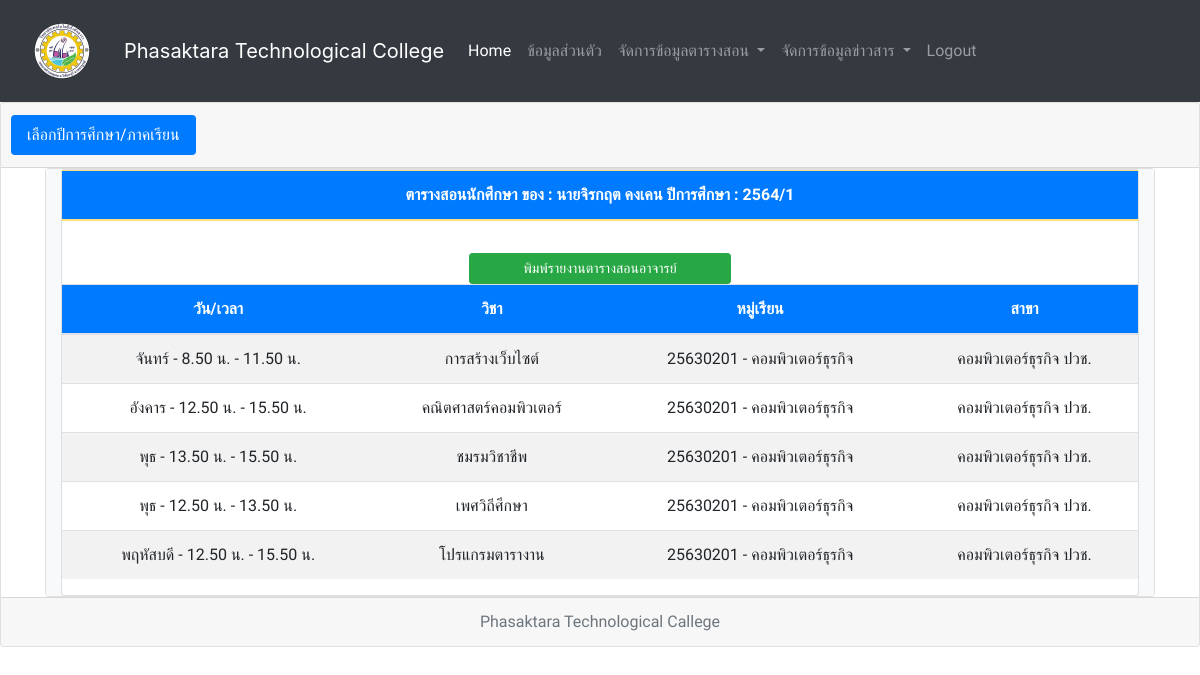
Page /show_classroom_teacher.php?y_id=1&t_id=5 (signed in) on the earlier database version.
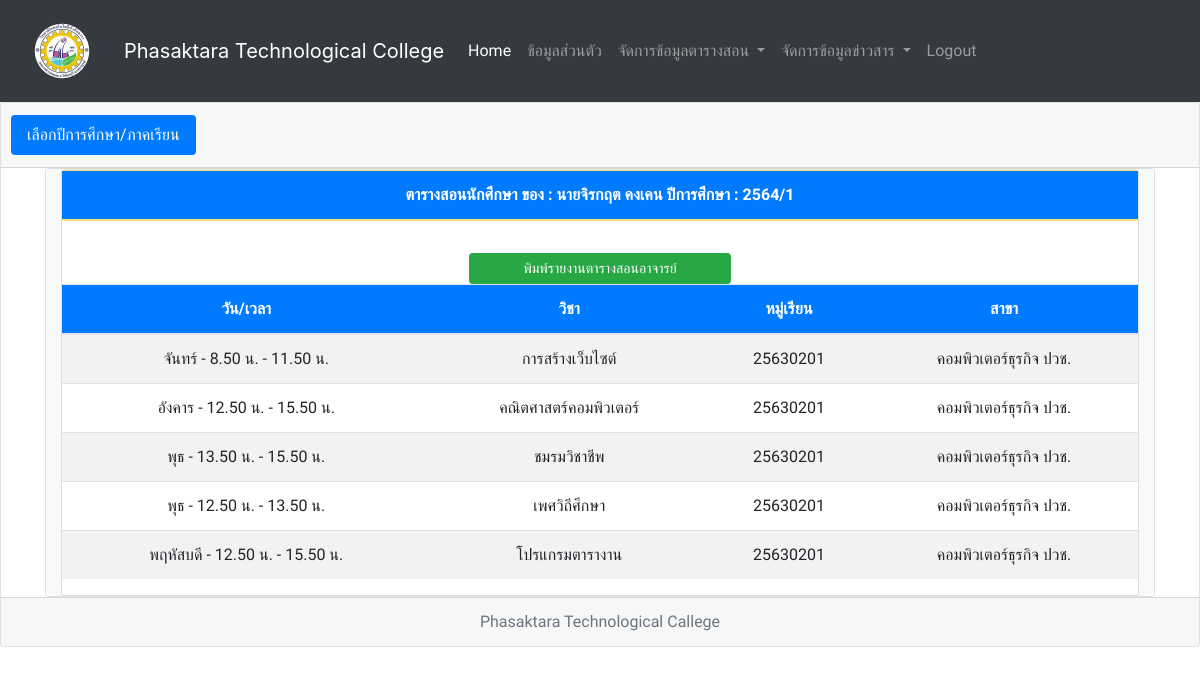
Same page on the later database version.
### tables this page shows
CREATE TABLE `classroom` (
  `classroom_id` int(11) NOT NULL,
  `class_id` int(11) NOT NULL,
  `c_id` smallint(6) NOT NULL,
  `y_id` tinyint(4) NOT NULL,
  `t_id` tinyint(4) NOT NULL,
  `day_id` char(1) NOT NULL,
  `time_id` tinyint(4) NOT NULL,
  `classroom_st` char(1) NOT NULL
);

CREATE TABLE `class` (
  `class_id` int(11) NOT NULL,
  `class_name` varchar(50) NOT NULL,
  `b_id` tinyint(4) NOT NULL
);

CREATE TABLE `day` (
  `day_id` tinyint(4) NOT NULL,
  `day_name` varchar(10) NOT NULL
);

CREATE TABLE `time` (
  `time_id` tinyint(4) NOT NULL,
  `time_name` varchar(20) NOT NULL
);

CREATE TABLE `course` (
  `c_id` tinyint(4) NOT NULL,
  `c_num` varchar(20) NOT NULL,
  `c_name` varchar(100) NOT NULL,
  `c_credit` int(11) NOT NULL,
  `c_ot` varchar(500) NOT NULL,
  `c_status` char(1) NOT NULL
);

CREATE TABLE `branch` (
  `b_id` tinyint(4) NOT NULL,
  `b_name` varchar(50) NOT NULL,
  `d_id` tinyint(4) NOT NULL
);

### show_classroom_teacher.php (the view, shortened to what this page needs)
<?php
if(isset($_SESSION["valid_uname"]) && isset($_SESSION["valid_pwd"]) && isset($_SESSION["userlevel"])){
include "connect.php";
$valid_status = $_SESSION["userlevel"];
$valid_username = $_SESSION["valid_uname"];
if ($valid_status == '1') {
  include "include/head_menu_teacher.php";
}
  $y_id = $_GET['y_id'];
  	$sql = "SELECT *
			FROM classroom as classroom
				inner join class as class on (classroom.class_id = class.class_id)
				inner join teacher as teacher on (classroom.t_id = teacher.t_id)
				inner join year as year on (classroom.y_id = year.y_id)
							WHERE teacher.t_username = '$valid_username' AND classroom.y_id = '$y_id'";
$result = mysqli_query($conn, $sql)
  or die("3.ไม่สามารถประมวลผลคำสั่งได้") . mysqli_error();
$rs = mysqli_fetch_array($result)
?>
<div class="card text-center">
  <div class="card-header">
    <ul class="nav nav-pills card-header-pills">
      	<li class="nav-item">
        <a class="nav-link active" href="showclassroom_teacher.php">เลือกปีการศึกษา/ภาคเรียน</a>
      </li>
    </ul>
  </div>
  <div class="container" >
    <div class="card text-center">
      <div class="container-fluid h-100 bg-light text-dark">
        <div class="card text" style="max-width: 1200px;">
                <table class="table table-warning" >
                <thead>
                  <tr class="bg-primary text-white">
                    <th scope="col">ตารางสอนนักศึกษา ของ : <?php echo "$rs[t_name]"; ?> ปีการศึกษา : <?php echo "$rs[y_number]"; ?></th>
                  </tr>
                </thead>
          <div class="row no-gutters">
            <div class="col-md-12">
                <table class="table table-striped " >
              <table class="table table-striped " >
                <thead><div class="col"><?php echo "<a href=\"print_classroomteacher.php?t_username=$rs[t_username]&y_id=$rs[y_id]\">"; ?><button class="col-3 btn btn-success btn-sm float-center" >พิมพ์รายงานตารางสอนอาจารย์</button><?php echo "</a>"; ?></div>
                  <tr class="bg-primary text-white">
                    <th scope="col">วัน/เวลา</th>
                    <th scope="col">วิชา</th>
                    <th scope="col">หมู่เรียน</th>
                    <th scope="col">สาขา</th>
                  </tr>
                </thead>
                <tbody>
                  <?php
				  $sql2 = "SELECT * FROM classroom AS classroom
		INNER JOIN class AS class ON (classroom.class_id = class.class_id)
		INNER JOIN course AS course ON (classroom.c_id = course.c_id)
		INNER JOIN teacher AS teacher ON (classroom.t_id = teacher.t_id)
		INNER JOIN day AS day on (classroom.day_id = day.day_id)
		inner join time as time on (classroom.time_id = time.time_id)
		inner join year as year on (classroom.y_id = year.y_id)
		inner join branch on (class.b_id = branch.b_id)
		WHERE classroom.y_id = '$y_id' AND t_username = '$valid_username' ORDER BY classroom.day_id ASC";
				$result2 = mysqli_query($conn, $sql2)
  					or die("4.ไม่สามารถประมวลผลคำสั่งได้") . mysqli_error();
                  while ($rs2 = mysqli_fetch_array($result2)) {
                  ?>
                    <tr>
                    	<td><?php echo "$rs2[day_name]"; ?> - <?php echo "$rs2[time_name]"; ?></td>
                      <td><?php echo "$rs2[c_name]"; ?></td>
                      <td><?php echo "$rs2[class_name]"; ?></td>
                      <td><?php echo "$rs2[b_name]"; ?></td>
                    </tr>
                  <?php
                  }
                  ?>
                </tbody>
              </table>
            </div>
          </div>
        </div>
      </div>
      <div class="card-footer text-muted">
        Phasaktara Technological Callege
      </div>
      <?php
    } else {
      echo "<script> alert('Please Login');window.location = 'index.php';</script>";
      exit();
    }
      ?>

Differences in the rows shown:
changed classroom "จันทร์": class.class_name "25630201 - คอมพิวเตอร์ธุรกิจ" → "25630201"
changed classroom "อังคาร": class.class_name "25630201 - คอมพิวเตอร์ธุรกิจ" → "25630201"
changed through a linked row, classroom "ชมรมวิชาชีพ": class.class_name "25630201 - คอมพิวเตอร์ธุรกิจ" → "25630201"
changed classroom "เพศวิถีศึกษา": class.class_name "25630201 - คอมพิวเตอร์ธุรกิจ" → "25630201"
changed classroom "พฤหัสบดี": class.class_name "25630201 - คอมพิวเตอร์ธุรกิจ" → "25630201"
